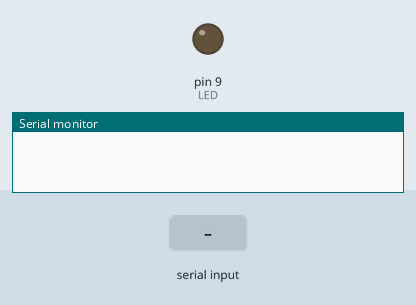
Bench run of a sketch on a simulated Arduino Uno, built with avr-gcc and run on an emulated ATmega328P. Shown: output pins drawn as LEDs (lit = HIGH), the last lines printed to the serial monitor. The test bench sets the inputs (shaded band).

Above: at 1.2 s.
1.3 s: byte 30 received over Serial
At 2.4 s:
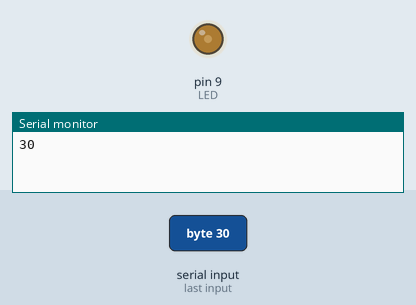
2.8 s: byte 90 received over Serial
At 3.6 s:
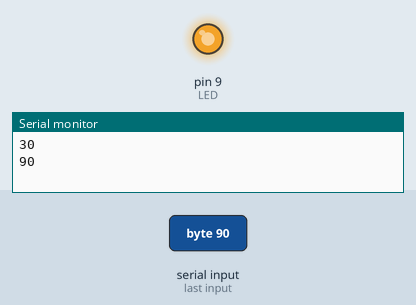
Timing chart, 0 to 5.8 s (numbered marks = the images above; inputs shaded):
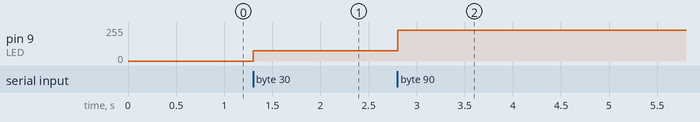

The sketch:

SliderSerial_Arduino.pde
```cpp
// (licence header left out)
int LED = 9;  // any PWM pin (9 – 11)
int pulsewidth = 255;  // define pulsewidth (0-255)
int rawSerial;

void setup() {
   // Open serial connection, 9600 baud
   Serial.begin(9600);
}

void loop() {
   // Get serial input from Processing
   if (Serial.available()) {
     rawSerial = Serial.read();
     // uncomment these two lines to debug
     Serial.print(rawSerial, DEC);
     Serial.println();
    }
  // Map rawSerial percentage (0-100) to LED pulsewidth (0-255)
  pulsewidth = map(rawSerial, 0,100, 0,255);
  // Set LED brightness
  analogWrite(LED, pulsewidth);
}
```

Measured:
- after the input at 1.3 s, pin 9 (LED): 0/255 → 76/255 at once
- after the input at 2.8 s, pin 9 (LED): 76/255 → 229/255 at once
